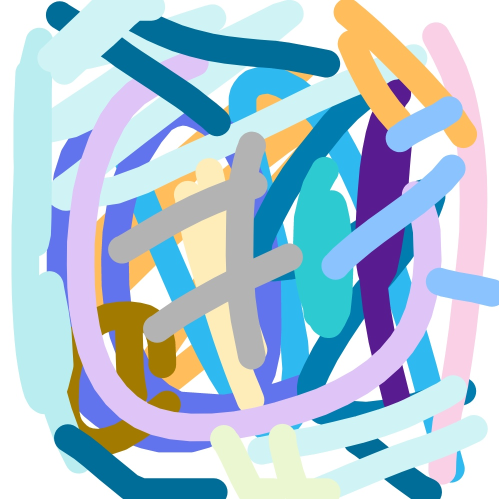
//> input picture 3.2.2两张图像像素比较/Img/img.jpg, 998 x 998 px (shown at 1/2 size)
$ ./main   (built with g++ and OpenCV 4)
//> lines starting //> are read from the running program, lines starting //| are printed output that depends on the picture; after the words box and inside, x2 and y2 are one past the last pixel; in counts of white or black regions, pixels touching at a corner belong together
#include<iostream>
#include<opencv4/opencv2/core/core.hpp>
#include<opencv4/opencv2/highgui.hpp>
#include<opencv4/opencv2/opencv.hpp>
using namespace cv;
using namespace std;
//归一化并且绘制直方图
void drawHist(Mat &hist,int type,string name){
    int w = 512;//宽
    int h = 400;//高
    int width=2;//矩形宽度
    //创建黑色画布
    Mat histImage = Mat::zeros(h, w, CV_8UC3);

    normalize(hist,hist,1,0,type,-1,Mat());
    for (int i=0; i<=hist.rows; i++)
    {
        rectangle(histImage,Point(width*(i-1),h-1),Point(width*i-1,h- cvRound(30*h*hist.at<float>(i-1))-1), Scalar (255,255,255),-1);
    }
    imshow(name,histImage);
}

int main()
{
    Mat image1, img1, hist1, image2, img2, hist2, result,hist3;
    //定义修改图像，灰度修改图像, 修改图像直方图，目标图像，灰度目标图像，目标图像直方图, 匹配后图像,匹配后图像直方图
    image1 = imread("../../3.2.2两张图像像素比较/Img/img.jpg");
//> image1 is the input picture: 998 rows x 998 cols, CV_8UC3; mean B, G, R 213.4, 198.3, 174.6
    image2 = imread("../../source/pingguo.jpg");
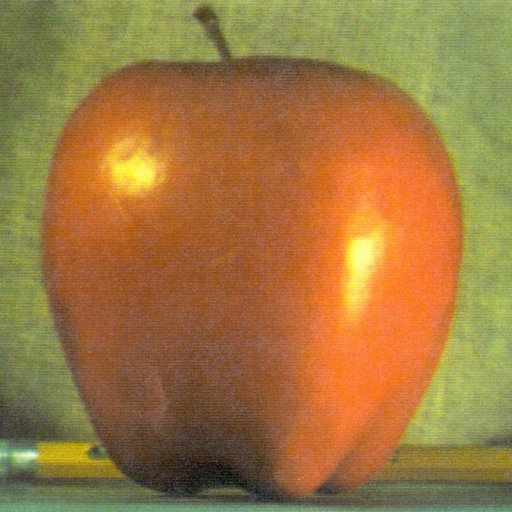
//> input picture source/pingguo.jpg, 512 x 512 px
//> image2 is the input picture: 512 rows x 512 cols, CV_8UC3; mean B, G, R 64.8, 119.7, 159.1
    if (image1.empty()||image2.empty())
    {
        cout << "读取错误" << endl;
        return -1;
    }
    cvtColor(image1, img1, COLOR_BGR2GRAY);  //灰度化
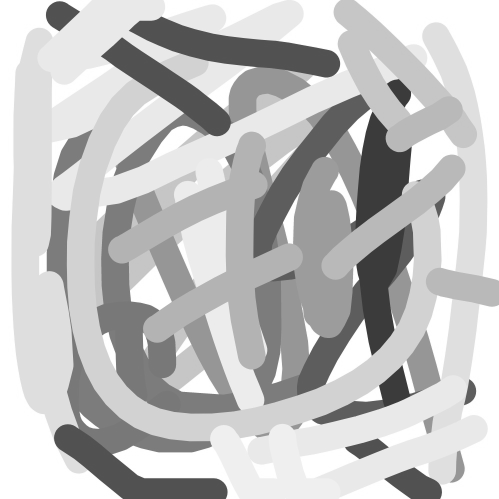
//> img1: 998 rows x 998 cols, CV_8UC1 (shown at 1/2 size); min 53, max 255, mean 192.9
    cvtColor(image2, img2, COLOR_BGR2GRAY);  //灰度化
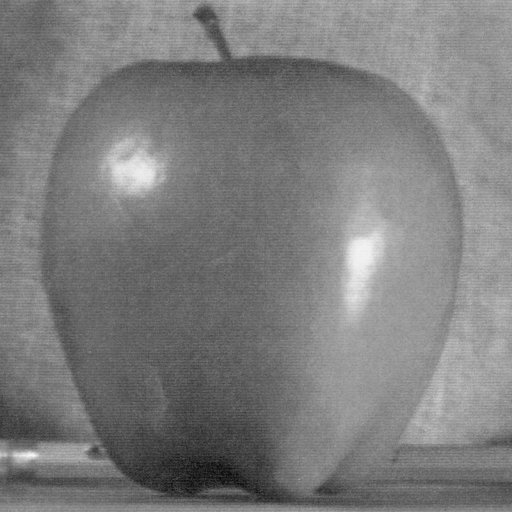
//> img2: 512 rows x 512 cols, CV_8UC1; min 7, max 248, mean 125.2

    //获取两个均衡化图像的直方图
    int channels[1] ={0};//通道索引
    float inRange[2] = {0,255};
    const float* ranges[] = {inRange};//像素灰度值范围
    const int bins [1] = {256};//直方图的维度(像素灰度的最大值)
    calcHist(&img1, 1, channels, Mat(), hist1, 1, bins, ranges, true, false);
//> hist1 = 256 values, max 114328 at index 233, min 0 at index 0, mean 3276.4
    calcHist(&img2, 1, channels, Mat(), hist2, 1, bins, ranges, true, false);
//> hist2 = 256 values, max 3896 at index 152, min 0 at index 0, mean 1024

    //归一化两个图像直方图
    drawHist(hist1,NORM_L1,"hist1");
//> in drawHist, `normalize(hist,hist,1,0,type,-1,Mat());`: hist = 256 values, max 0.136 at index 233, min 0 at index 0, mean 0.00391
//> after the loop in drawHist, `for (int i=0; i<=hist.rows; i++)`:
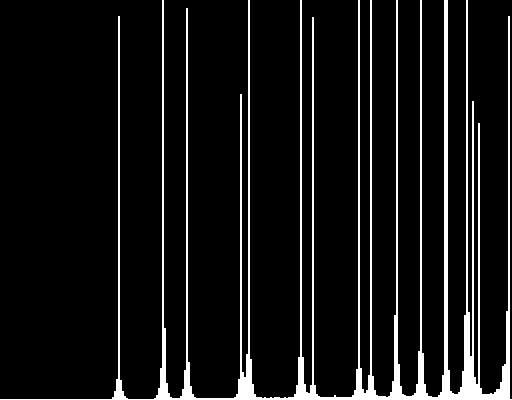
//> histImage: 400 rows x 512 cols, CV_8UC3; 8.3% white; 1 white region, box (x1, y1, x2, y2) and area: (0, 0, 512, 400) 17066
//> hist1 has the same summary as hist in drawHist
    drawHist(hist2,NORM_L1,"hist2");
//> call 2 of drawHist, with type = 2, name = "hist2"
//> in drawHist (call 2), `normalize(hist,hist,1,0,type,-1,Mat());`: hist = 256 values, max 0.0149 at index 152, min 0 at index 0, mean 0.00391
//> after the loop in drawHist (call 2), `for (int i=0; i<=hist.rows; i++)`:
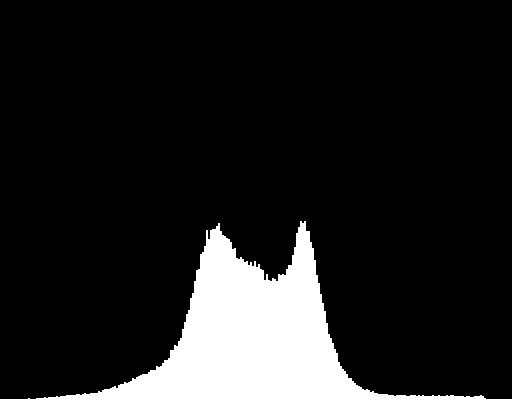
//> histImage: 400 rows x 512 cols, CV_8UC3; 12% white; 1 white region, box (x1, y1, x2, y2) and area: (0, 221, 512, 400) 24516
//> hist2 has the same summary as hist in drawHist

    //计算两个均衡化图像直方图的累积概率
    float hist1_cdf[256] = { hist1.at<float>(0) };
    float hist2_cdf[256] = { hist2.at<float>(0) };
    for (int i = 1; i < 256; i++)
    {
        hist1_cdf[i] = hist1_cdf[i - 1] + hist1.at<float>(i);
        hist2_cdf[i] = hist2_cdf[i - 1] + hist2.at<float>(i);
    }
//> after the loop, hist1_cdf = 256 values from 0 to 1; hist2_cdf = 256 values from 0 to 1

  // [8 lines of commented-out code are left out]
    float diff_cdf[256][256];
    for (int i = 0; i < 256; i++) {
        for (int j = 0; j < 256; j++)
        {
            diff_cdf[i][j] = fabs(hist1_cdf[i] - hist2_cdf[j]);
        }
    }
    //生成lut
    Mat lut(1, 256, CV_8U);
    for (int i = 0; i < 256; i++)
    {
        //查找源灰度级为i的映射灰度和i的累积概率差最小(灰度接近)的规定化灰度
        float min = diff_cdf[i][0];
        int index = 0;
        //寻找累计概率误差矩阵中每一行中的最小值
        for (int j = 0; j < 256; j++) {
            if (min > diff_cdf[i][j]) {
                min = diff_cdf[i][j];
                index = j;
            }
        }
        lut.at<uchar>(i) = index;
    }
//> this loop made 256 passes
//> (min, index) on passes 1 to 3: (0, 0), (0, 0), (0, 0)
//> after the loop, lut = 256 values from 0 to 248

    LUT(img1, lut, result);  //图像中进行映射
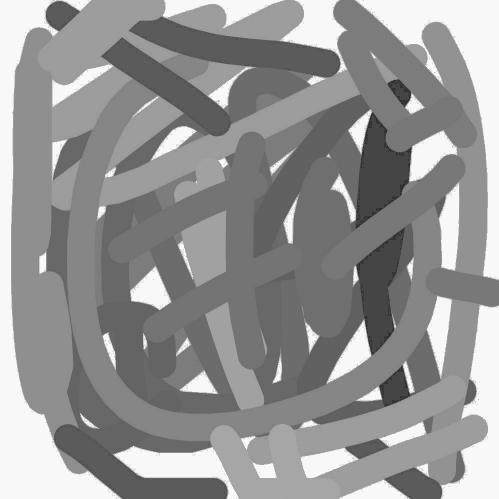
//> result: 998 rows x 998 cols, CV_8UC1 (shown at 1/2 size); min 0, max 248, mean 148.2
    imshow("daipipeituxiang", img1);
    imshow("mubantuxiang", img2);
    imshow("jieguo",result);
    calcHist(&result, 1, channels, Mat(), hist3, 1, bins, ranges, true, false);
//> hist3 = 256 values, max 183992 at index 248, min 0 at index 1, mean 3890.6
    drawHist(hist3,NORM_L1,"hist3");
//> call 3 of drawHist, with type = 2, name = "hist3"
//> in drawHist (call 3), `normalize(hist,hist,1,0,type,-1,Mat());`: hist = 256 values, max 0.185 at index 248, min 0 at index 1, mean 0.00391
//> after the loop in drawHist (call 3), `for (int i=0; i<=hist.rows; i++)`:
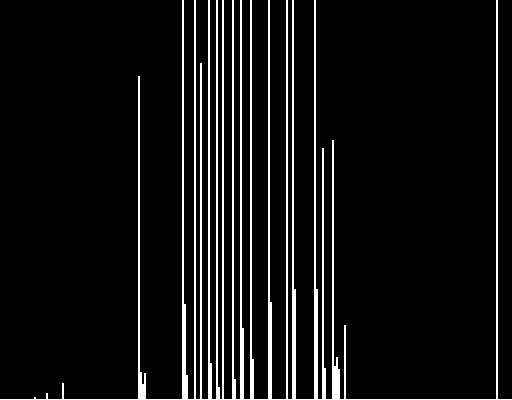
//> histImage: 400 rows x 512 cols, CV_8UC3; 7.4% white in thin lines or dots
//> hist3 has the same summary as hist in drawHist
    waitKey(0);  //暂停，保持图像显示，等待按键结束
    return 0;
}
